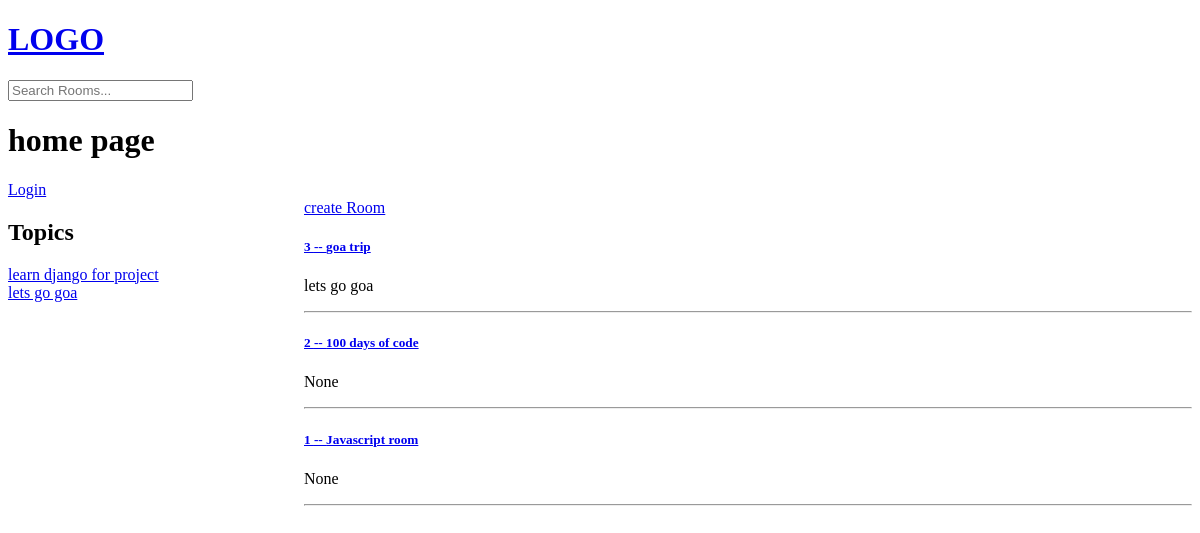
The app's page /, older data.
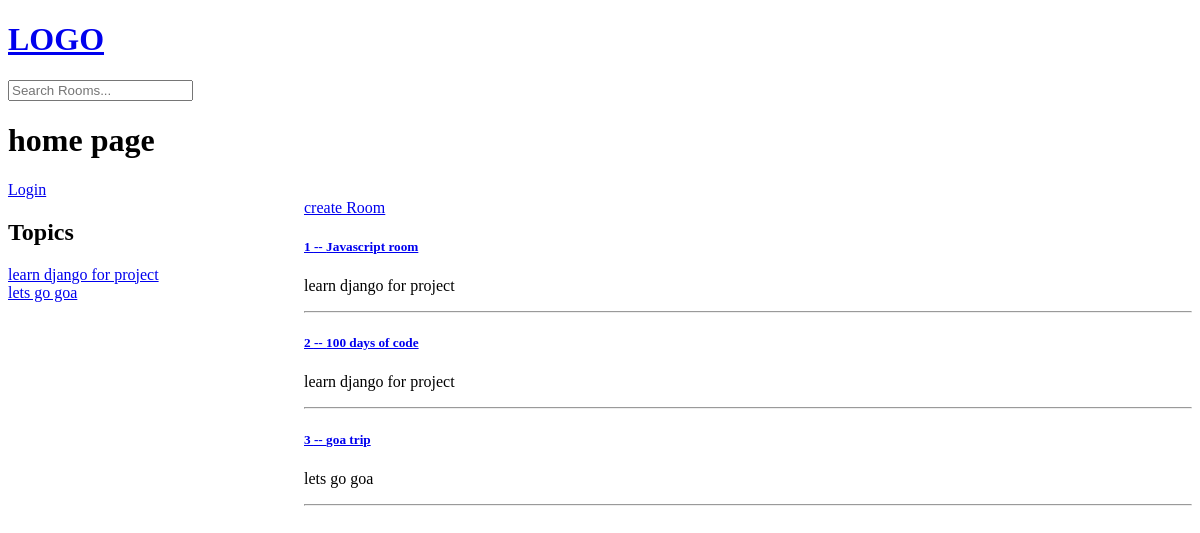
The same page, newer data.
### base/models.py (models this page shows, shortened)
class Topic(models.Model):
    name = models.CharField(max_length=200)
    def __str__(self):
        return self.name

class Room(models.Model):
    host = models.ForeignKey(User, on_delete=models.SET_NULL, null=True)
    topic = models.ForeignKey(Topic, on_delete=models.SET_NULL, null=True)
    name = models.CharField(max_length=200)
    description = models.TextField(null=True, blank=True)
    participants = models.ManyToManyField(
        User, related_name='participants', blank=True)
    updated = models.DateTimeField(auto_now=True)
    created = models.DateTimeField(auto_now_add=True)
    class Meta:
        ordering = ['-updated', '-created']

### base/views.py (the view)
# urls.py: path('', views.homePage, name="home"),
def homePage(request):
    q = request.GET.get('q') if request.GET.get('q') != None else ''
    rooms = Room.objects.filter(
        Q(topic__name__icontains=q) |
        Q(name__icontains=q) |
        Q(description__icontains=q)
    )
    topics = Topic.objects.all()
    context = {'rooms': rooms, 'topics': topics}
    return render(request, 'base/home.html', context)

### base/templates/base/home.html (shortened to what this page needs)
{%extends 'main.html'%} {%block content%}
<h1>home page</h1>
{%if request.user.is_authenticated%}
<a href="{%url 'logout'%}">Logout</a>
{%else%}
<a href="{%url 'login'%}">Login</a>
{%endif%}
<div class="home-container">
  <div>
    <h2>Topics</h2>
    {%for topic in topics%}
    <div>
      <a href="{%url 'home'%}?q={{topic.name}}">{{topic.name}}</a>
    </div>
    {%endfor%}
  </div>
  <div>
    <a href="{% url 'createRoom'%}">create Room</a>
    <div>
      {%for room in rooms%}
      <div>
        <a href="{%url 'room' room.id%}"
          ><h5>{{room.id}} -- {{room.name}}</h5>
        </a>
        <p>{{room.topic}}</p>
        <hr />
      </div>
      {%endfor%}
    </div>
  </div>
</div>
{%endblock%}

### templates/main.html (shortened to what this page needs)
<!DOCTYPE html>
<html lang="en">
  <head>
  </head>
  <body>
    {%include 'navbar.html'%}  {%block content%} {%endblock%}
  </body>
</html>

### templates/navbar.html
<h1>
  <a href="/">LOGO</a>
</h1>
{% if search != False %}
<form action="{% url 'home' %}" method="GET">
  <input type="text" name="q" placeholder="Search Rooms..." />
</form>
{%endif%}

### base/templates/base/home.html (style rules this page uses)
.home-container { display: grid; grid-template-columns: 1fr 3fr; }

Row changes from the older to the newer data that the page shows:
changed Room "Javascript room": topic "None" → "learn django for project"; moves up the list
changed Room "100 days of code": topic "None" → "learn django for project"; moves down the list
